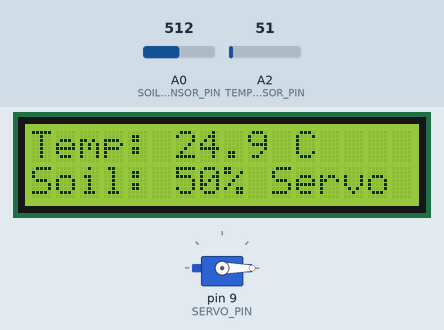
Simulated run of this sketch. Board: Arduino Uno, built with avr-gcc and run on an emulated ATmega328P. Shown: 16×2 character LCD, servo. The test bench sets the inputs (shaded band); at power-on: A0 (SOIL_SENSOR_PIN) = 512, A2 (TEMP_SENSOR_PIN) = 51.

Above: at 3.2 s.
3.3 s: A0 (SOIL_SENSOR_PIN) set to 426
At 5.0 s:
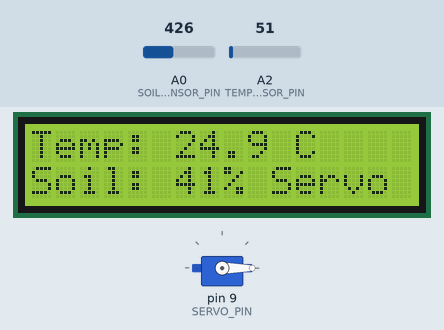
6.0 s: A0 (SOIL_SENSOR_PIN) set to 392
At 6.4 s:
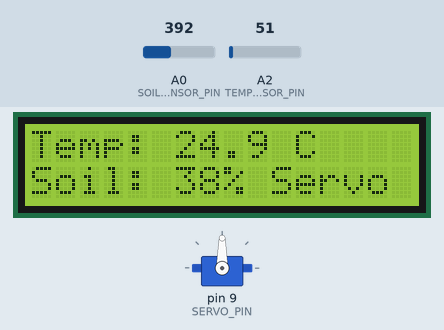
8.7 s: A2 (TEMP_SENSOR_PIN) set to 23
At 10.5 s:
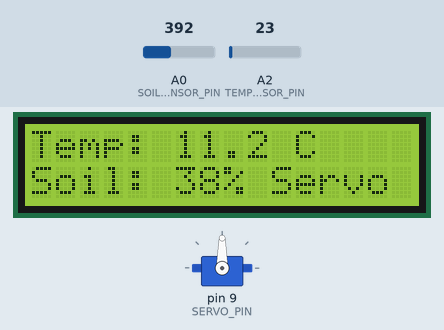
11.7 s: A2 (TEMP_SENSOR_PIN) set to 18
At 13.1 s:
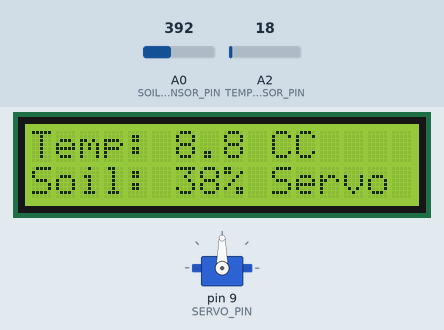
14.4 s: A0 (SOIL_SENSOR_PIN) set to 511
At 17.1 s:
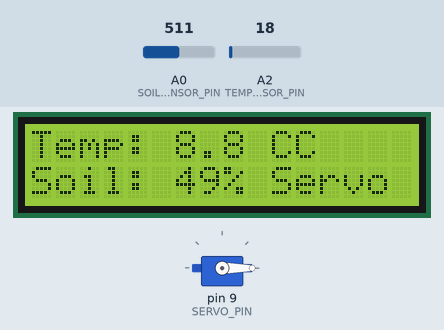
17.8 s: A0 (SOIL_SENSOR_PIN) set to 90
At 19.6 s:
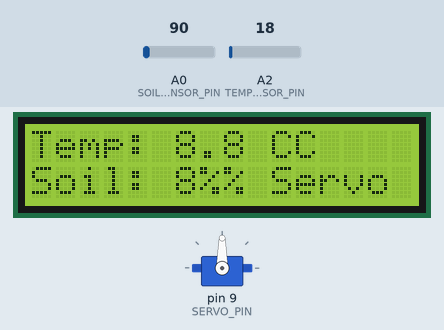
Timing chart, 0 to 21.1 s (numbered marks = the images above; inputs shaded):
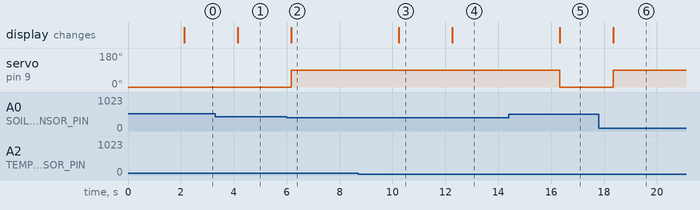

Measured:
- the behaviour switches between 410 and 409 on A0 (SOIL_SENSOR_PIN) (found by bisection; images 1 and 2)
- the behaviour switches between 21 and 20 on A2 (TEMP_SENSOR_PIN) (found by bisection; images 3 and 4)
- after the input at 3.3 s, the display: changes after 0.85 s (image 1)
- after the input at 6.0 s, servo on pin 9 (SERVO_PIN): 0° → 90° after 0.18 s; the display: changes after 0.18 s (image 2)
- after the input at 8.7 s, the display: changes after 1.5 s (image 3)
- after the input at 11.7 s, the display: changes after 0.57 s (image 4)
- after the input at 14.4 s, servo on pin 9 (SERVO_PIN): 90° → 0° after 1.9 s; the display: changes after 1.9 s (image 5)
- after the input at 17.8 s, servo on pin 9 (SERVO_PIN): 0° → 90° after 0.56 s; the display: changes after 0.56 s (image 6)

The sketch:

soil_moisture.ino
```cpp
#include <Wire.h>
#include <LiquidCrystal_I2C.h>
#include <Servo.h>

#define TEMP_SENSOR_PIN A2
#define SOIL_SENSOR_PIN A0
#define SERVO_PIN 9


LiquidCrystal_I2C lcd(0x27, 16, 2);


// Create a Servo object
Servo servo;

void setup() {
  // Initialize Serial Monitor for debugging
  Serial.begin(9600);

  // Initialize LCD
  lcd.init();
  lcd.backlight(); // Turn on the backlight

  // Display a startup message
  lcd.setCursor(0, 0);
  lcd.print("Env Monitor");
  lcd.setCursor(0, 1);
  lcd.print("Starting...");
  delay(2000); // Wait 2 seconds
  lcd.clear();

  // Initialize the servo motor
  servo.attach(SERVO_PIN);
  servo.write(0);
}

void loop() {
  // Read temperature sensor value
  int tempSensorValue = analogRead(TEMP_SENSOR_PIN);
  float voltage = tempSensorValue * (5.0 / 1023.0);
  float temperature = voltage * 100.0;


  if (temperature < 0) temperature = 0;
  if (temperature > 100) temperature = 100;

  // Read soil moisture sensor value
  int soilSensorValue = analogRead(SOIL_SENSOR_PIN);
  int soilMoisturePercent = map(soilSensorValue, 0, 1023, 0, 100);

  // Display readings on the LCD
  lcd.setCursor(0, 0);
  lcd.print("Temp: ");
  lcd.print(temperature, 1);
  lcd.print(" C");

  lcd.setCursor(0, 1);
  lcd.print("Soil: ");
  lcd.print(soilMoisturePercent);
  lcd.print("%");

  // Servo control logic based on soil moisture
  if (soilMoisturePercent < 40) {
    servo.write(90);
    lcd.setCursor(10, 1);
    lcd.print("Servo ON");
  } else {
    servo.write(0);
    lcd.setCursor(10, 1);
    lcd.print("Servo OFF");
  }

  delay(2000);
}
```
